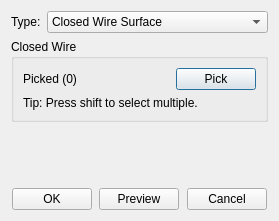
<?xml version="1.0" encoding="UTF-8"?>
<ui version="4.0">
 <class>SurfaceClosedWireInfoDialog</class>
 <widget class="QDialog" name="SurfaceClosedWireInfoDialog">
  <property name="geometry">
   <rect>
    <x>0</x>
    <y>0</y>
    <width>279</width>
    <height>221</height>
   </rect>
  </property>
  <property name="windowTitle">
   <string>Closed Wire Surface</string>
  </property>
  <layout class="QGridLayout" name="gridLayout_4">
   <item row="0" column="0">
    <widget class="QWidget" name="widget_2" native="true">
     <property name="sizePolicy">
      <sizepolicy hsizetype="Preferred" vsizetype="Fixed">
       <horstretch>0</horstretch>
       <verstretch>0</verstretch>
      </sizepolicy>
     </property>
     <layout class="QGridLayout" name="gridLayout_2">
      <property name="leftMargin">
       <number>0</number>
      </property>
      <property name="topMargin">
       <number>0</number>
      </property>
      <property name="rightMargin">
       <number>0</number>
      </property>
      <property name="bottomMargin">
       <number>0</number>
      </property>
      <item row="0" column="0">
       <widget class="QLabel" name="label">
        <property name="sizePolicy">
         <sizepolicy hsizetype="Fixed" vsizetype="Preferred">
          <horstretch>0</horstretch>
          <verstretch>0</verstretch>
         </sizepolicy>
        </property>
        <property name="text">
         <string>Type:</string>
        </property>
       </widget>
      </item>
      <item row="0" column="1">
       <widget class="QComboBox" name="comb_type">
        <item>
         <property name="text">
          <string>Closed Wire Surface</string>
         </property>
        </item>
       </widget>
      </item>
     </layout>
    </widget>
   </item>
   <item row="1" column="0">
    <widget class="QStackedWidget" name="stackedWidget">
     <widget class="QWidget" name="page">
      <layout class="QGridLayout" name="gridLayout">
       <property name="leftMargin">
        <number>0</number>
       </property>
       <property name="topMargin">
        <number>0</number>
       </property>
       <property name="rightMargin">
        <number>0</number>
       </property>
       <property name="bottomMargin">
        <number>0</number>
       </property>
       <item row="0" column="0">
        <widget class="QGroupBox" name="groupBox">
         <property name="sizePolicy">
          <sizepolicy hsizetype="Preferred" vsizetype="Fixed">
           <horstretch>0</horstretch>
           <verstretch>0</verstretch>
          </sizepolicy>
         </property>
         <property name="title">
          <string>Closed Wire</string>
         </property>
         <layout class="QGridLayout" name="gridLayout_5">
          <item row="0" column="3">
           <widget class="QPushButton" name="pb_selectsource">
            <property name="sizePolicy">
             <sizepolicy hsizetype="Fixed" vsizetype="Fixed">
              <horstretch>0</horstretch>
              <verstretch>0</verstretch>
             </sizepolicy>
            </property>
            <property name="text">
             <string>Pick</string>
            </property>
           </widget>
          </item>
          <item row="0" column="1">
           <widget class="QLabel" name="lb_source">
            <property name="text">
             <string>Picked (0)</string>
            </property>
           </widget>
          </item>
          <item row="1" column="1" colspan="3">
           <widget class="QLabel" name="label_2">
            <property name="text">
             <string>Tip: Press shift to select multiple.</string>
            </property>
           </widget>
          </item>
         </layout>
        </widget>
       </item>
       <item row="2" column="0">
        <spacer name="verticalSpacer">
         <property name="orientation">
          <enum>Qt::Vertical</enum>
         </property>
         <property name="sizeHint" stdset="0">
          <size>
           <width>20</width>
           <height>40</height>
          </size>
         </property>
        </spacer>
       </item>
      </layout>
     </widget>
    </widget>
   </item>
   <item row="2" column="0">
    <widget class="QWidget" name="widget" native="true">
     <property name="sizePolicy">
      <sizepolicy hsizetype="Preferred" vsizetype="Fixed">
       <horstretch>0</horstretch>
       <verstretch>0</verstretch>
      </sizepolicy>
     </property>
     <layout class="QGridLayout" name="gridLayout_3">
      <property name="leftMargin">
       <number>0</number>
      </property>
      <property name="topMargin">
       <number>0</number>
      </property>
      <property name="rightMargin">
       <number>0</number>
      </property>
      <property name="bottomMargin">
       <number>0</number>
      </property>
      <item row="0" column="4">
       <spacer name="horizontalSpacer_3">
        <property name="orientation">
         <enum>Qt::Horizontal</enum>
        </property>
        <property name="sizeHint" stdset="0">
         <size>
          <width>40</width>
          <height>20</height>
         </size>
        </property>
       </spacer>
      </item>
      <item row="0" column="1">
       <widget class="QPushButton" name="pb_ok">
        <property name="text">
         <string>OK</string>
        </property>
       </widget>
      </item>
      <item row="0" column="3">
       <widget class="QPushButton" name="pb_preview">
        <property name="text">
         <string>Preview</string>
        </property>
       </widget>
      </item>
      <item row="0" column="5">
       <widget class="QPushButton" name="pb_cancel">
        <property name="text">
         <string>Cancel</string>
        </property>
       </widget>
      </item>
      <item row="0" column="2">
       <spacer name="horizontalSpacer_2">
        <property name="orientation">
         <enum>Qt::Horizontal</enum>
        </property>
        <property name="sizeHint" stdset="0">
         <size>
          <width>40</width>
          <height>20</height>
         </size>
        </property>
       </spacer>
      </item>
      <item row="0" column="0">
       <spacer name="horizontalSpacer">
        <property name="orientation">
         <enum>Qt::Horizontal</enum>
        </property>
        <property name="sizeHint" stdset="0">
         <size>
          <width>40</width>
          <height>20</height>
         </size>
        </property>
       </spacer>
      </item>
      <item row="0" column="6">
       <spacer name="horizontalSpacer_4">
        <property name="orientation">
         <enum>Qt::Horizontal</enum>
        </property>
        <property name="sizeHint" stdset="0">
         <size>
          <width>40</width>
          <height>20</height>
         </size>
        </property>
       </spacer>
      </item>
     </layout>
    </widget>
   </item>
  </layout>
 </widget>
 <resources/>
 <connections/>
</ui>
